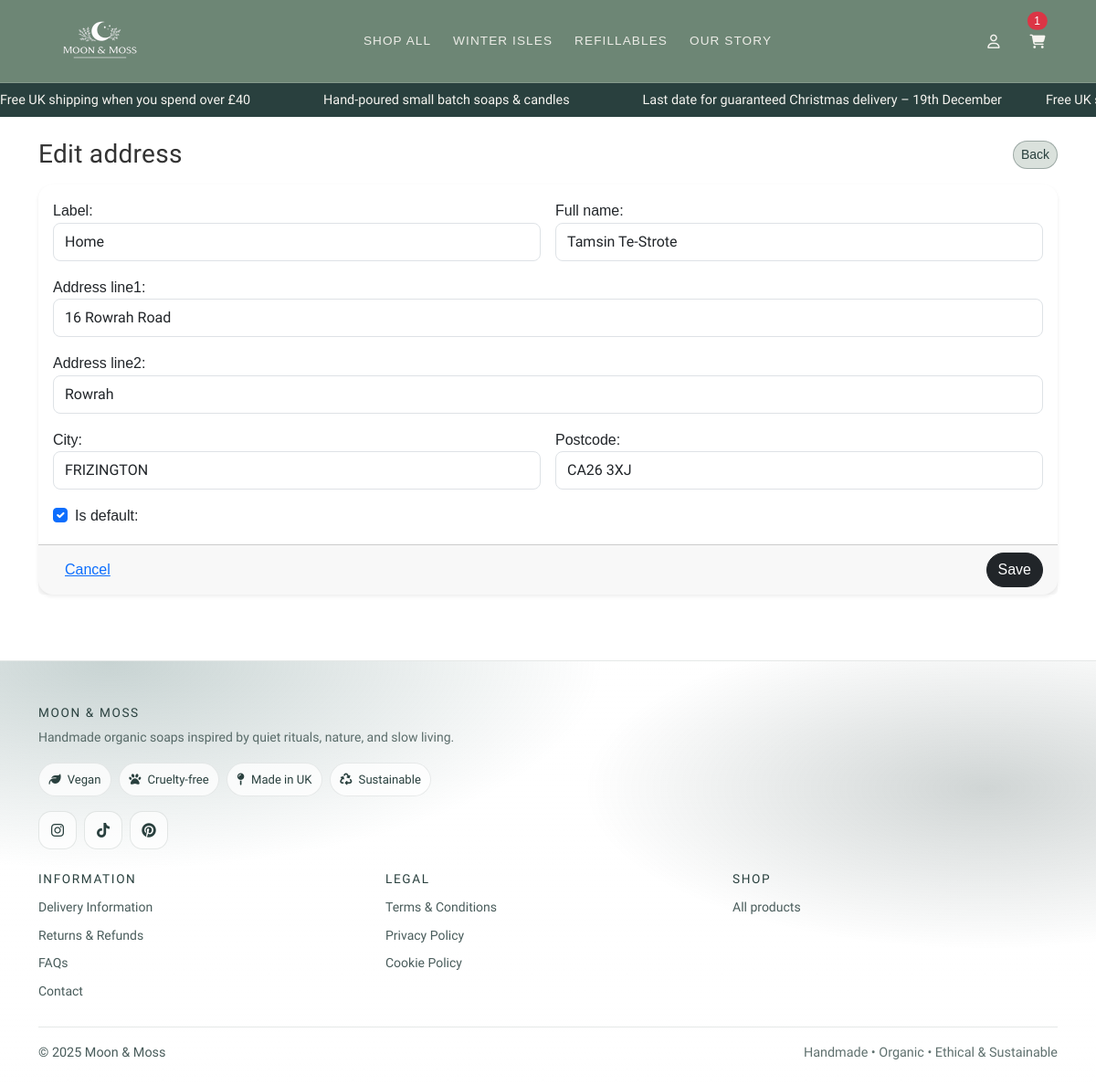
The page /accounts/addresses/2/edit/ (signed in) on the database its author committed.
### accounts/models.py (models this page shows, shortened)
class ShippingAddress(models.Model):
    user = models.ForeignKey(
        settings.AUTH_USER_MODEL,
        on_delete=models.CASCADE,
        related_name="shipping_addresses",
    )
    label = models.CharField(max_length=50, default="Home")
    full_name = models.CharField(max_length=100, blank=True)
    address_line1 = models.CharField(max_length=255)
    address_line2 = models.CharField(max_length=255, blank=True)
    city = models.CharField(max_length=100)
    postcode = models.CharField(max_length=20)
    is_default = models.BooleanField(default=False)
    created_at = models.DateTimeField(auto_now_add=True)

### accounts/views.py (the view)
@login_required
def address_update(request, pk):
    addr = get_object_or_404(ShippingAddress, pk=pk, user=request.user)
    if request.method == "POST":
        form = ShippingAddressForm(request.POST, instance=addr)
        if form.is_valid():
            addr = form.save(commit=False)
            if addr.is_default:
                ShippingAddress.objects.filter(
                    user=request.user, is_default=True).exclude(
                        pk=addr.pk).update(is_default=False)
            addr.save()
            messages.success(request, "Address updated.")
            return redirect("accounts:address_list")
        else:
            messages.error(request, "Please correct the errors below.")
    else:
        form = ShippingAddressForm(instance=addr)
    return render(
        request, "accounts/address_form.html", {
            "form": form, "title": "Edit address"})

### accounts/forms.py
class ShippingAddressForm(forms.ModelForm):
    class Meta:
        model = ShippingAddress
        fields = [
            "label",
            "full_name",
            "address_line1",
            "address_line2",
            "city",
            "postcode",
            "is_default",
        ]
        widgets = {
            "label": forms.TextInput(attrs={"class": "form-control"}),
            "full_name": forms.TextInput(attrs={"class": "form-control"}),
            "address_line1": forms.TextInput(attrs={"class": "form-control"}),
            "address_line2": forms.TextInput(attrs={"class": "form-control"}),
            "city": forms.TextInput(attrs={"class": "form-control"}),
            "postcode": forms.TextInput(
                attrs={"class": "form-control text-uppercase"}),
            "is_default": forms.CheckboxInput(
                attrs={"class": "form-check-input"}),
        }

### cart/context_processors.py (called while the page is built)
def cart_count(request):
    cart = get_or_create_cart(request)
    try:
        count = sum(i.qty for i in cart.items.all())
    except Exception:
        count = 0
    return {"cart_count": count}

### cart/utils.py (called while the page is built)
def get_or_create_cart(request):
    if not request.session.session_key:
        request.session.create()
    request.session.set_expiry(60 * 60 * 24 * 14)
    session_key = request.session.session_key
    if request.user.is_authenticated:
        cart, created = Cart.objects.get_or_create(
            user=request.user,
            defaults={"session_key": session_key},
        )
        if not cart.session_key:
            cart.session_key = session_key
            cart.save(update_fields=["session_key"])
        return cart
    cart, _ = Cart.objects.get_or_create(user=None, session_key=session_key)
    return cart

### accounts/templates/accounts/address_form.html (shortened to what this page needs)
{% extends "base.html" %}
{% block content %}
<div class="d-flex align-items-center justify-content-between mb-3">
  <h1 class="h3 mb-0">{{ title }}</h1>
  <a class="btn btn-outline-secondary btn-sm" href="{% url 'accounts:address_list' %}">Back</a>
</div>
<form method="post" class="card border-0 shadow-sm">
  <div class="card-body">
    <div class="row g-3">
      <div class="col-md-6">
        {{ form.label.label_tag }}
        {{ form.label }}
      </div>
      <div class="col-md-6">
        {{ form.full_name.label_tag }}
        {{ form.full_name }}
      </div>
      <div class="col-12">
        {{ form.address_line1.label_tag }}
        {{ form.address_line1 }}
      </div>
      <div class="col-12">
        {{ form.address_line2.label_tag }}
        {{ form.address_line2 }}
      </div>
      <div class="col-md-6">
        {{ form.city.label_tag }}
        {{ form.city }}
      </div>
      <div class="col-md-6">
        {{ form.postcode.label_tag }}
        {{ form.postcode }}
      </div>
      <div class="col-12">
        <div class="form-check">
          {{ form.is_default }}
          {{ form.is_default.label_tag }}
        </div>
      </div>
    </div>
  </div>
  <div class="card-footer d-flex justify-content-between">
    <a class="btn btn-link" href="{% url 'accounts:address_list' %}">Cancel</a>
    <button class="btn btn-dark" type="submit">Save</button>
  </div>
</form>
{% endblock content %}

### static/css/base-user.css (style rules this page uses)
:root { --bb-btn-radius: 20px; --bb-primary: #29403e; --bb-primary-dark: #29403e; --bb-cream: #f6f4f0; --bb-text: #333333; --bb-radius-pill: 999px; --bb-focus: rgba(97, 130, 128, 0.35); --bb-nav-bg: #6D8675; --bb-nav-text: #f6f4f0; --bb-nav-border: rgba(246, 244, 240, 0.18); --bb-nav-gap: 0.75rem; --bb-nav-height: 64px; --bb-nav-height-sm: 56px; --bb-logo-max: 120px; --bb-logo-max-sm: 90px; --bb-hit: 44px; --bb-radius: 12px; --bb-ink: #29403e; --bb-r-lg: 28px; --bb-r-md: 24px; --bb-r-sm: 20px; --bb-gap-lg: 28px; --bb-gap-md: 18px; --bb-gap-sm: 16px; --bb-glass-bg: rgba(255,255,255,0.28); --bb-glass-bg-dark: rgba(151,146,146,0.62); --bb-glass-blur: 10px; --bb-shadow: 0 20px 40px rgba(0,0,0,0.18); }
a { color: var(--bb-primary-dark); }
body { font-family: 'Mandali', 'Segoe UI', sans-serif; font-size: 16px; line-height: 1.6; color: #333333; }
h1, h2, h3, h4, h5, h6, .brand-heading { font-family: 'Old Standard TT', sans-serif; color: var(--bb-primary-dark); letter-spacing: 0.3px; }
h1 { font-size: 2.4rem; font-weight: 700; }
label, .nav-link, .btn, .badge { font-family: 'Source Sans 3', sans-serif; font-weight: 500; }
.btn { border-radius: var(--bb-btn-radius); }
.btn-outline-secondary { background-color: #6d867540 !important; color: var(--bb-primary-dark); border-color: rgba(41, 64, 62, 0.35); }
.card { border-radius: 0.85rem; border-color: var(--bb-cream); }
.card input[type="text"], .card input[type="email"], .card input[type="password"] { width: 100%; padding: .5rem .75rem; border: 1px solid #dee2e6; border-radius: .5rem; }
.card { border-radius: 1rem; }

### rows shown on the page
ShippingAddress: label "Home", full_name "Tamsin Te-Strote", address_line1 "16 Rowrah Road", address_line2 "Rowrah", city "FRIZINGTON", postcode "CA26 3XJ", is_default "☑"

### other values the page prints
{{ cart_count|default:0 }} "1"
{{ title }} "Edit address"
{{ now|default:"2025" }} "2025"
